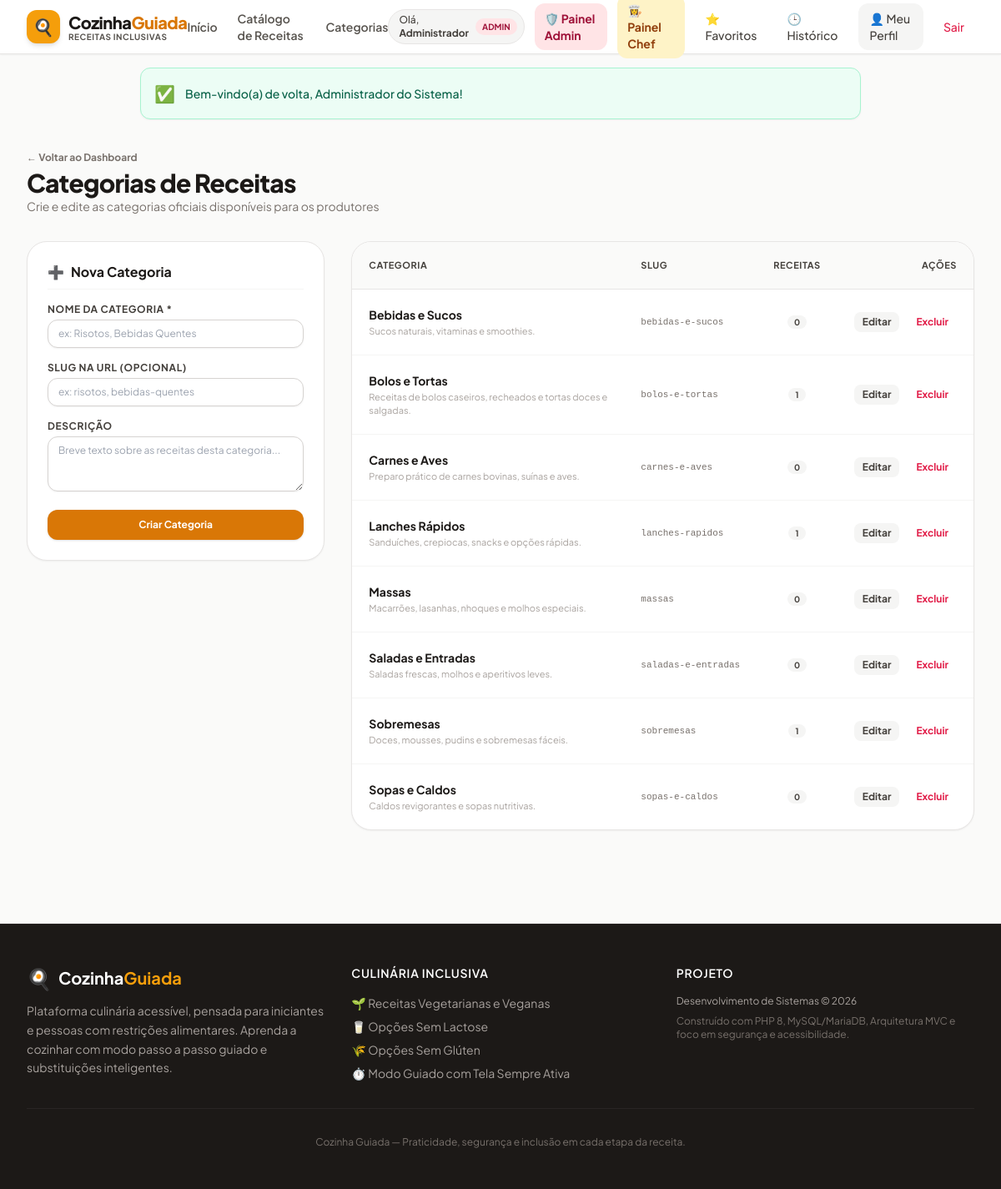
Screenshot of /admin/categorias (signed in) with the database file from the repository.
### tables this page shows
CREATE TABLE `categorias` (
  `id` INT AUTO_INCREMENT PRIMARY KEY,
  `nome` VARCHAR(80) NOT NULL UNIQUE,
  `slug` VARCHAR(80) NOT NULL UNIQUE,
  `descricao` VARCHAR(255) NULL,
  `criado_em` TIMESTAMP DEFAULT CURRENT_TIMESTAMP
);

### src/Controllers/AdminCategoryController.php (called while the page is built, shortened)
<?php
require_once CONFIG_PATH . '/constants.php';
require_once CONFIG_PATH . '/database.php';
class AdminCategoryController {
    private PDO $db;
    public function __construct() {
        $this->db = Database::getConnection();
    }
    public function index(): void {
        $stmt = $this->db->query("
            SELECT c.*, COUNT(rc.receita_id) AS total_receitas
            FROM categorias c
            LEFT JOIN receita_categorias rc ON rc.categoria_id = c.id
            GROUP BY c.id
            ORDER BY c.nome ASC
        ");
        $categories = $stmt->fetchAll();
        require VIEWS_PATH . '/admin/categories.php';
    }
}

### config/constants.php (called while the page is built, shortened)
<?php
function env(string $key, mixed $default = null): mixed {
    $value = getenv($key);
    return $value;
}

### config/database.php (called while the page is built, shortened)
<?php
require_once __DIR__ . DIRECTORY_SEPARATOR . 'constants.php';
class Database {
    private static ?PDO $instance = null;
    public static function getConnection(): PDO {
        if (self::$instance === null) {
            $host = env('DB_HOST', '127.0.0.1');
            $port = env('DB_PORT', '3306');
            $db   = env('DB_NAME', 'cozinha_guiada');
            $user = env('DB_USER', 'root');
            $pass = env('DB_PASS', '');
            $dsn = "mysql:host={$host};port={$port};dbname={$db};charset=utf8mb4";
            $options = [
                PDO::ATTR_ERRMODE            => PDO::ERRMODE_EXCEPTION,
                PDO::ATTR_DEFAULT_FETCH_MODE => PDO::FETCH_ASSOC,
                PDO::ATTR_EMULATE_PREPARES   => false,
                PDO::MYSQL_ATTR_INIT_COMMAND => "SET NAMES utf8mb4 COLLATE utf8mb4_unicode_ci"
            ];
            try {
                self::$instance = new PDO($dsn, $user, $pass, $options);
            } catch (PDOException $e) {
                error_log("Erro de Conexão com o Banco de Dados [Cozinha Guiada]: " . $e->getMessage());
                throw new Exception("Não foi possível conectar ao banco de dados. Verifique as configurações no arquivo .env.");
            }
        }
        return self::$instance;
    }
}

### views/admin/categories.php (the view, shortened to what this page needs)
<?php
require VIEWS_PATH . '/layouts/header.php';
?>
<div class="max-w-7xl mx-auto px-4 sm:px-6 lg:px-8 py-8">
    <div class="flex items-center justify-between mb-8">
        <div>
            <a href="/admin" class="text-xs font-bold text-stone-500 hover:text-amber-600 mb-1 inline-block">&larr; Voltar ao Dashboard</a>
            <h1 class="text-3xl font-extrabold text-stone-900 tracking-tight">Categorias de Receitas</h1>
            <p class="text-sm text-stone-500">Crie e edite as categorias oficiais disponíveis para os produtores</p>
        </div>
    </div>
    <div class="grid grid-cols-1 lg:grid-cols-3 gap-8">
        <div class="lg:col-span-1">
            <div class="bg-white p-6 rounded-3xl border border-stone-200 shadow-sm sticky top-24">
                <h2 class="text-base font-bold text-stone-900 mb-4 pb-2 border-b border-stone-100 flex items-center gap-2">
                    <span>➕</span> Nova Categoria
                </h2>
                <form action="/admin/categorias/criar" method="POST" class="space-y-4">
                    <div>
                        <label for="nome" class="block text-xs font-bold uppercase tracking-wider text-stone-700 mb-1">
                            Nome da Categoria *
                        </label>
                        <input
                            type="text"
                            id="nome"
                            name="nome"
                            required
                            placeholder="ex: Risotos, Bebidas Quentes"
                            class="w-full px-3 py-2 rounded-xl border border-stone-300 text-xs shadow-sm"
                        >
                    </div>
                    <div>
                        <label for="slug" class="block text-xs font-bold uppercase tracking-wider text-stone-700 mb-1">
                            Slug na URL (Opcional)
                        </label>
                        <input
                            type="text"
                            id="slug"
                            name="slug"
                            placeholder="ex: risotos, bebidas-quentes"
                            class="w-full px-3 py-2 rounded-xl border border-stone-300 text-xs shadow-sm"
                        >
                    </div>
                    <div>
                        <label for="descricao" class="block text-xs font-bold uppercase tracking-wider text-stone-700 mb-1">
                            Descrição
                        </label>
                        <textarea
                            id="descricao"
                            name="descricao"
                            rows="3"
                            placeholder="Breve texto sobre as receitas desta categoria..."
                            class="w-full px-3 py-2 rounded-xl border border-stone-300 text-xs shadow-sm"
                        ></textarea>
                    </div>
                    <button
                        type="submit"
                        class="w-full py-2.5 bg-amber-600 hover:bg-amber-700 text-white font-bold text-xs rounded-xl shadow transition-all"
                    >
                        Criar Categoria
                    </button>
                </form>
            </div>
        </div>
        <div class="lg:col-span-2">
            <div class="bg-white rounded-3xl border border-stone-200 shadow-sm overflow-hidden">
                <div class="overflow-x-auto">
                    <table class="w-full text-left text-xs text-stone-600">
                        <thead class="bg-stone-50 border-b border-stone-200 text-[11px] font-bold uppercase tracking-wider text-stone-700">
                            <tr>
                                <th class="p-4 sm:p-5">Categoria</th>
                                <th class="p-4 sm:p-5">Slug</th>
                                <th class="p-4 sm:p-5 text-center">Receitas</th>
                                <th class="p-4 sm:p-5 text-right">Ações</th>
                            </tr>
                        </thead>
                        <tbody class="divide-y divide-stone-100">
                            <?php foreach ($categories as $cat): ?>
                                <tr class="hover:bg-stone-50/70 transition-colors">
                                    <td class="p-4 sm:p-5">
                                        <div class="font-bold text-stone-900 text-sm"><?= htmlspecialchars($cat['nome']) ?></div>
                                        <?php if (!empty($cat['descricao'])): ?>
                                            <div class="text-stone-400 text-[11px] mt-0.5"><?= htmlspecialchars($cat['descricao']) ?></div>
                                        <?php endif; ?>
                                    </td>
                                    <td class="p-4 sm:p-5 whitespace-nowrap font-mono text-[11px] text-stone-500">
                                        <?= htmlspecialchars($cat['slug']) ?>
                                    </td>
                                    <td class="p-4 sm:p-5 text-center whitespace-nowrap">
                                        <span class="bg-stone-100 text-stone-700 font-bold px-2 py-0.5 rounded-full text-[10px]">
                                            <?= (int)$cat['total_receitas'] ?>
                                        </span>
                                    </td>
                                    <td class="p-4 sm:p-5 text-right whitespace-nowrap space-x-2">
                                        <button
                                            type="button"
                                            onclick="openEditCategory(<?= (int)$cat['id'] ?>, '<?= htmlspecialchars(addslashes($cat['nome'])) ?>', '<?= htmlspecialchars(addslashes($cat['slug'])) ?>', '<?= htmlspecialchars(addslashes($cat['descricao'] ?? '')) ?>')"
                                            class="px-2.5 py-1 rounded-lg bg-stone-100 hover:bg-stone-200 text-stone-700 font-bold text-xs"
                                        >
                                            Editar
                                        </button>
                                        <form action="/admin/categorias/excluir" method="POST" class="inline" onsubmit="return confirm('Deseja realmente excluir a categoria <?= htmlspecialchars(addslashes($cat['nome'])) ?>?')">
                                            <button type="submit" class="px-2.5 py-1 rounded-lg text-rose-600 hover:bg-rose-50 font-bold text-xs">
                                                Excluir
                                            </button>
                                        </form>
                                    </td>
                                </tr>
                            <?php endforeach; ?>
                        </tbody>
                    </table>
                </div>
            </div>
        </div>
    </div>
</div>
<?php require VIEWS_PATH . '/layouts/footer.php'; ?>

### public/css/style.css (style rules this page uses)
html { scroll-behavior: smooth; -webkit-font-smoothing: antialiased; -moz-osx-font-smoothing: grayscale; }

### views/layouts/header.php (style rules this page uses)
body { font-family: 'Plus Jakarta Sans', sans-serif; }

### rows the page displays
categorias: nome "Bebidas e Sucos", descricao "Sucos naturais, vitaminas e smoothies.", slug "bebidas-e-sucos", total_receitas "0"
categorias: nome "Bolos e Tortas", descricao "Receitas de bolos caseiros, recheados e tortas doces e salgadas.", slug "bolos-e-tortas", total_receitas "1"
categorias: nome "Carnes e Aves", descricao "Preparo prático de carnes bovinas, suínas e aves.", slug "carnes-e-aves", total_receitas "0"
categorias: nome "Lanches Rápidos", descricao "Sanduíches, crepiocas, snacks e opções rápidas.", slug "lanches-rapidos", total_receitas "1"
categorias: nome "Massas", descricao "Macarrões, lasanhas, nhoques e molhos especiais.", slug "massas", total_receitas "0"
categorias: nome "Saladas e Entradas", descricao "Saladas frescas, molhos e aperitivos leves.", slug "saladas-e-entradas", total_receitas "0"
categorias: nome "Sobremesas", descricao "Doces, mousses, pudins e sobremesas fáceis.", slug "sobremesas", total_receitas "1"
categorias: nome "Sopas e Caldos", descricao "Caldos revigorantes e sopas nutritivas.", slug "sopas-e-caldos", total_receitas "0"

### other values shown
explode(' ', $userName)[0] "Administrador"
$msg "Bem-vindo(a) de volta, Administrador do Sistema!"
